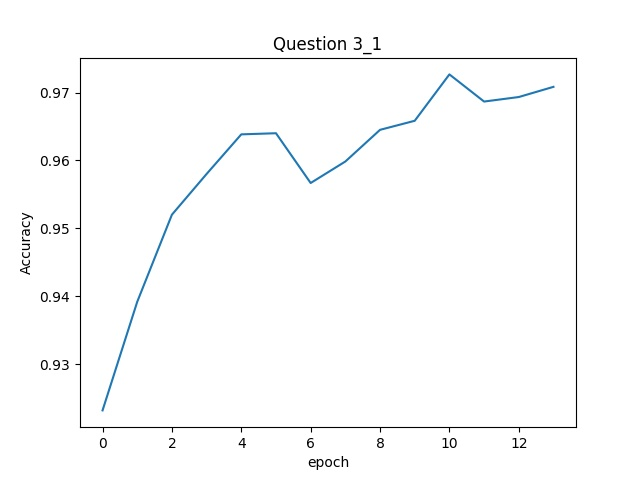

Python code for this plot:
import os
import h5py
import struct
import pickle
import numpy as np
from matplotlib import pyplot
from sklearn.neural_network import MLPClassifier


def read(dataset = "training", path = "."):
    if dataset is "training":
        fname_img = os.path.join(path, 'train-images.idx3-ubyte')
        fname_lbl = os.path.join(path, 'train-labels.idx1-ubyte')
    elif dataset is "testing":
        fname_img = os.path.join(path, 't10k-images.idx3-ubyte')
        fname_lbl = os.path.join(path, 't10k-labels.idx1-ubyte')
    else:
        raise ValueError, "dataset must be 'testing' or 'training'"

    # Load everything in some numpy arrays
    with open(fname_lbl, 'rb') as flbl:
        magic, num = struct.unpack(">II", flbl.read(8))
        lbl = np.fromfile(flbl, dtype=np.int8)

    with open(fname_img, 'rb') as fimg:
        magic, num, rows, cols = struct.unpack(">IIII", fimg.read(16))
        img = np.fromfile(fimg, dtype=np.uint8).reshape(len(lbl), rows, cols)

    get_img = lambda idx: (img[idx], lbl[idx])

    # Create an iterator which returns each image in turn
    for i in xrange(len(lbl)):
        yield get_img(i)


training = list(read(dataset='training', path = '/home/[user]/Machine Learning/HW-3-NN/dataset'))
testing = list(read(dataset='testing', path = '/home/[user]/Machine Learning/HW-3-NN/dataset'))

#Training dataset
train_X, train_Y = zip(*training)
train_X = np.array(train_X)
train_Y = np.array(train_Y)
train_X = train_X.reshape((train_X.shape[0], -1))

#Testing dataset
test_X, test_Y = zip(*testing)
test_X = np.array(test_X)
test_Y = np.array(test_Y)
test_X = test_X.reshape((test_X.shape[0], -1))


f = open('3_1.txt', 'w')

alphaList = [0.001, 0.01, 0.1, 0.2, 0.8]
scores = []
for alp in alphaList:
    nn_obj = MLPClassifier(random_state=1, hidden_layer_sizes = (500, 300, 150, 50), activation='relu', early_stopping=True, verbose=True, alpha=alp, solver='adam')
    nn_obj.fit(train_X, train_Y)
    predict_y = nn_obj.predict(test_X)
    tempscore = nn_obj.score(test_X, test_Y)
    scores.append(tempscore)

optscore = 0
ind = -1

for i in range(len(scores)):
    f.write('For the alpha value '+str(alphaList[i])+' the accuracy is '+str(scores[i])+'\n')
    if optscore < scores[i]:
        optscore = scores[i]
        ind = i

f.write('\n\n\nMaximum score is '+str(optscore))


nn_obj = MLPClassifier(random_state=1, hidden_layer_sizes = (500, 300, 150, 50), activation='relu', early_stopping=True, verbose=True, alpha=alp, solver='adam')
nn_obj.fit(train_X, train_Y)
pyplot.xlabel('epoch')
pyplot.ylabel('Accuracy')
pyplot.title('Question 3_1')
pyplot.plot(nn_obj.validation_scores_)
pyplot.savefig('3_1.jpg', dpi = 100)
f.close()

with open('model_3_1.pkl', 'wb') as output:
    pickle.dump(nn_obj, output, pickle.HIGHEST_PROTOCOL)
